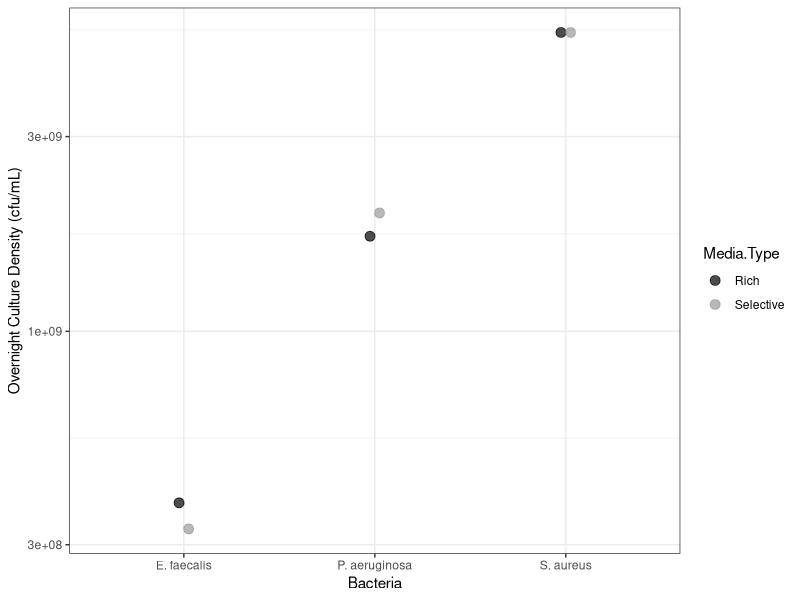

Generate this figure with R:
library(ggplot2)

std_cv_data <- read.csv("2020-02-18_std_curve.csv",
                        stringsAsFactors = F)
colnames(std_cv_data)[4:11] <- 2:9

std_cv_data$cfu_ml <- NA

for (row in 1:nrow(std_cv_data)) {
  for (col in 11:4) {
    if (!is.na(std_cv_data[row, col]) &
        !is.na(as.numeric(std_cv_data[row, col]))) {
      std_cv_data$cfu_ml[row] <- as.numeric(std_cv_data[row, col])*
        10**(1+as.numeric(colnames(std_cv_data)[col]))
    }
  }
}

std_cv_data$rel_cfu_ml <- NA
for (bact in unique(std_cv_data$Bacteria)) {
  myrows <- std_cv_data$Bacteria == bact
  std_cv_data$rel_cfu_ml[myrows] <- std_cv_data$cfu_ml[myrows]/
    std_cv_data$cfu_ml[myrows & std_cv_data$Media.Type == "Rich"]
}

tiff("std_curve.tiff", width = 5, height = 5, units = "in", res = 300)
ggplot(data = std_cv_data,
       aes(x = Bacteria, y = cfu_ml, color = Media.Type)) +
  geom_point(size = 3, position = position_dodge(width = 0.1), alpha = 0.7) +
  theme_bw() +
  labs(y = "Overnight Culture Density (cfu/mL)") +
  scale_y_continuous(trans = "log10") +
  scale_color_manual(values = c("black", "gray60")) +
  NULL
dev.off()
